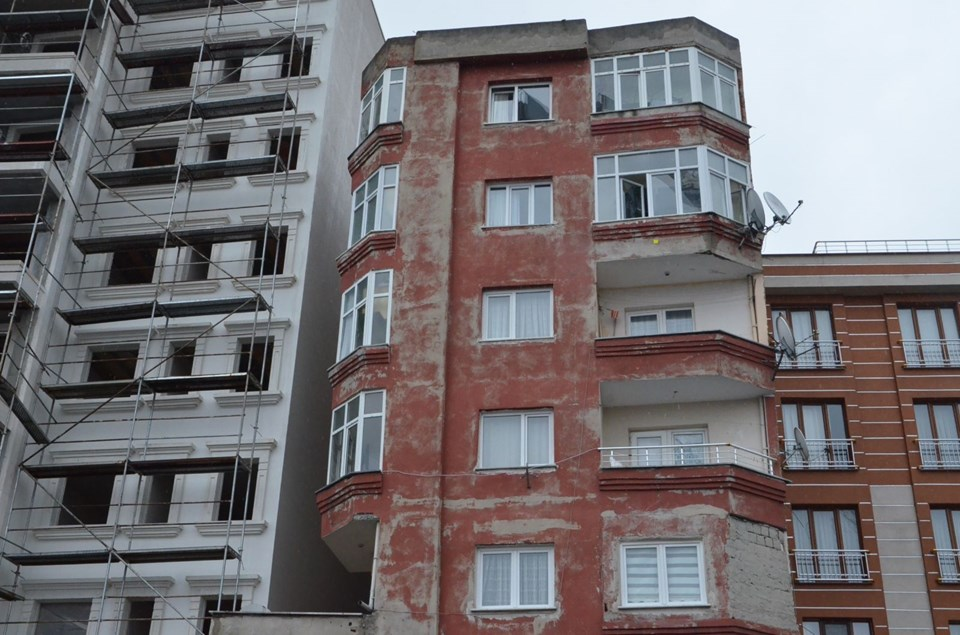
#> input picture bina.jpg, 960 x 635 px
$ python foto_ac.py
#> lines starting #> are read from the running program, lines starting #| are printed output that depends on the picture
import cv2

img = cv2.imread("bina.jpg")
#> img is the input picture: shape (635, 960, 3); mean B, G, R 114.4, 111.9, 116.6

if img is None:
    print("Fotoğraf bulunamadı!")
else:
    img_resized = cv2.resize(img, (224, 224))
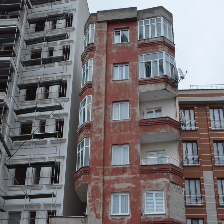
#> img_resized: shape (224, 224, 3); mean B, G, R 114.3, 111.8, 116.5
    cv2.imshow("224x224 Bina", img_resized)
    cv2.waitKey(0)
    cv2.destroyAllWindows()
